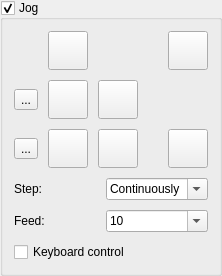
          <widget class="QGroupBox" name="grpJog">
           <property name="title">
            <string>Jog</string>
           </property>
           <property name="checkable">
            <bool>true</bool>
           </property>
           <property name="overrided" stdset="0">
            <bool>false</bool>
           </property>
           <layout class="QVBoxLayout" name="verticalLayout_11">
            <item>
             <widget class="QWidget" name="widgetJog" native="true">
              <layout class="QVBoxLayout" name="verticalLayout_9">
               <property name="spacing">
                <number>10</number>
               </property>
               <property name="leftMargin">
                <number>0</number>
               </property>
               <property name="topMargin">
                <number>0</number>
               </property>
               <property name="rightMargin">
                <number>0</number>
               </property>
               <property name="bottomMargin">
                <number>0</number>
               </property>
               <item>
                <layout class="QGridLayout" name="gridLayout_3">
                 <item row="0" column="3">
                  <layout class="QHBoxLayout" name="horizontalLayout_6">
                   <item>
                    <spacer name="horizontalSpacer">
                     <property name="orientation">
                      <enum>Qt::Horizontal</enum>
                     </property>
                     <property name="sizeHint" stdset="0">
                      <size>
                       <width>20</width>
                       <height>20</height>
                      </size>
                     </property>
                    </spacer>
                   </item>
                   <item>
                    <widget class="StyledToolButton" name="cmdZPlus">
                     <property name="sizePolicy">
                      <sizepolicy hsizetype="Fixed" vsizetype="Fixed">
                       <horstretch>0</horstretch>
                       <verstretch>0</verstretch>
                      </sizepolicy>
                     </property>
                     <property name="toolTip">
                      <string>Z+</string>
                     </property>
                     <property name="text">
                      <string/>
                     </property>
                     <property name="icon">
                      <iconset resource="images.qrc">
                       <normaloff>:/images/1401562699_icon-arrow-up-b.png</normaloff>:/images/1401562699_icon-arrow-up-b.png</iconset>
                     </property>
                     <property name="iconSize">
                      <size>
                       <width>32</width>
                       <height>32</height>
                      </size>
                     </property>
                     <property name="adjustSize" stdset="0">
                      <bool>true</bool>
                     </property>
                    </widget>
                   </item>
                  </layout>
                 </item>
                 <item row="2" column="0">
                  <widget class="StyledToolButton" name="cmdXMinus">
                   <property name="sizePolicy">
                    <sizepolicy hsizetype="Fixed" vsizetype="Fixed">
                     <horstretch>0</horstretch>
                     <verstretch>0</verstretch>
                    </sizepolicy>
                   </property>
                   <property name="toolTip">
                    <string>X-</string>
                   </property>
                   <property name="text">
                    <string>...</string>
                   </property>
                   <property name="icon">
                    <iconset resource="images.qrc">
                     <normaloff>:/images/1401561986_chevron-left.png</normaloff>:/images/1401561986_chevron-left.png</iconset>
                   </property>
                   <property name="iconSize">
                    <size>
                     <width>32</width>
                     <height>32</height>
                    </size>
                   </property>
                   <property name="adjustSize" stdset="0">
                    <bool>true</bool>
                   </property>
                  </widget>
                 </item>
                 <item row="2" column="1">
                  <widget class="StyledToolButton" name="cmdStop">
                   <property name="sizePolicy">
                    <sizepolicy hsizetype="Fixed" vsizetype="Fixed">
                     <horstretch>0</horstretch>
                     <verstretch>0</verstretch>
                    </sizepolicy>
                   </property>
                   <property name="toolTip">
                    <string>Stop</string>
                   </property>
                   <property name="text">
                    <string/>
                   </property>
                   <property name="icon">
                    <iconset resource="images.qrc">
                     <normaloff>:/images/brake.png</normaloff>:/images/brake.png</iconset>
                   </property>
                   <property name="iconSize">
                    <size>
                     <width>32</width>
                     <height>32</height>
                    </size>
                   </property>
                   <property name="adjustSize" stdset="0">
                    <bool>true</bool>
                   </property>
                  </widget>
                 </item>
                 <item row="0" column="1">
                  <widget class="StyledToolButton" name="cmdYPlus">
                   <property name="sizePolicy">
                    <sizepolicy hsizetype="Fixed" vsizetype="Fixed">
                     <horstretch>0</horstretch>
                     <verstretch>0</verstretch>
                    </sizepolicy>
                   </property>
                   <property name="toolTip">
                    <string>Y+</string>
                   </property>
                   <property name="text">
                    <string/>
                   </property>
                   <property name="icon">
                    <iconset resource="images.qrc">
                     <normaloff>:/images/1401562173_chevron-up.png</normaloff>:/images/1401562173_chevron-up.png</iconset>
                   </property>
                   <property name="iconSize">
                    <size>
                     <width>32</width>
                     <height>32</height>
                    </size>
                   </property>
                   <property name="adjustSize" stdset="0">
                    <bool>true</bool>
                   </property>
                  </widget>
                 </item>
                 <item row="3" column="3">
                  <layout class="QHBoxLayout" name="horizontalLayout_8">
                   <item>
                    <spacer name="horizontalSpacer_2">
                     <property name="orientation">
                      <enum>Qt::Horizontal</enum>
                     </property>
                     <property name="sizeHint" stdset="0">
                      <size>
                       <width>20</width>
                       <height>20</height>
                      </size>
                     </property>
                    </spacer>
                   </item>
                   <item>
                    <widget class="StyledToolButton" name="cmdZMinus">
                     <property name="sizePolicy">
                      <sizepolicy hsizetype="Fixed" vsizetype="Fixed">
                       <horstretch>0</horstretch>
                       <verstretch>0</verstretch>
                      </sizepolicy>
                     </property>
                     <property name="toolTip">
                      <string>Z-</string>
                     </property>
                     <property name="text">
                      <string/>
                     </property>
                     <property name="icon">
                      <iconset resource="images.qrc">
                       <normaloff>:/images/1401562699_icon-arrow-down-b.png</normaloff>:/images/1401562699_icon-arrow-down-b.png</iconset>
                     </property>
                     <property name="iconSize">
                      <size>
                       <width>32</width>
                       <height>32</height>
                      </size>
                     </property>
                     <property name="adjustSize" stdset="0">
                      <bool>true</bool>
                     </property>
                    </widget>
                   </item>
                  </layout>
                 </item>
                 <item row="2" column="2">
                  <widget class="StyledToolButton" name="cmdXPlus">
                   <property name="sizePolicy">
                    <sizepolicy hsizetype="Fixed" vsizetype="Fixed">
                     <horstretch>0</horstretch>
                     <verstretch>0</verstretch>
                    </sizepolicy>
                   </property>
                   <property name="toolTip">
                    <string>X+</string>
                   </property>
                   <property name="text">
                    <string/>
                   </property>
                   <property name="icon">
                    <iconset resource="images.qrc">
                     <normaloff>:/images/1401562173_chevron-right.png</normaloff>:/images/1401562173_chevron-right.png</iconset>
                   </property>
                   <property name="iconSize">
                    <size>
                     <width>32</width>
                     <height>32</height>
                    </size>
                   </property>
                   <property name="adjustSize" stdset="0">
                    <bool>true</bool>
                   </property>
                  </widget>
                 </item>
                 <item row="3" column="1">
                  <widget class="StyledToolButton" name="cmdYMinus">
                   <property name="sizePolicy">
                    <sizepolicy hsizetype="Fixed" vsizetype="Fixed">
                     <horstretch>0</horstretch>
                     <verstretch>0</verstretch>
                    </sizepolicy>
                   </property>
                   <property name="toolTip">
                    <string>Y-</string>
                   </property>
                   <property name="text">
                    <string/>
                   </property>
                   <property name="icon">
                    <iconset resource="images.qrc">
                     <normaloff>:/images/1401562173_chevron-down.png</normaloff>:/images/1401562173_chevron-down.png</iconset>
                   </property>
                   <property name="iconSize">
                    <size>
                     <width>32</width>
                     <height>32</height>
                    </size>
                   </property>
                   <property name="adjustSize" stdset="0">
                    <bool>true</bool>
                   </property>
                  </widget>
                 </item>
                 <item row="2" column="3">
                  <layout class="QHBoxLayout" name="horizontalLayout_12"/>
                 </item>
                 <item row="3" column="0">
                  <widget class="StyledToolButton" name="cmdAMinus">
                   <property name="sizePolicy">
                    <sizepolicy hsizetype="Fixed" vsizetype="Fixed">
                     <horstretch>0</horstretch>
                     <verstretch>0</verstretch>
                    </sizepolicy>
                   </property>
                   <property name="toolTip">
                    <string>A-</string>
                   </property>
                   <property name="text">
                    <string>...</string>
                   </property>
                   <property name="icon">
                    <iconset resource="images.qrc">
                     <normaloff>:/images/RotateMinus.png</normaloff>:/images/RotateMinus.png</iconset>
                   </property>
                   <property name="iconSize">
                    <size>
                     <width>32</width>
                     <height>32</height>
                    </size>
                   </property>
                   <property name="adjustSize" stdset="0">
                    <bool>true</bool>
                   </property>
                  </widget>
                 </item>
                 <item row="3" column="2">
                  <widget class="StyledToolButton" name="cmdAPlus">
                   <property name="sizePolicy">
                    <sizepolicy hsizetype="Fixed" vsizetype="Fixed">
                     <horstretch>0</horstretch>
                     <verstretch>0</verstretch>
                    </sizepolicy>
                   </property>
                   <property name="toolTip">
                    <string>A+</string>
                   </property>
                   <property name="text">
                    <string/>
                   </property>
                   <property name="icon">
                    <iconset resource="images.qrc">
                     <normaloff>:/images/RotatePlus.png</normaloff>:/images/RotatePlus.png</iconset>
                   </property>
                   <property name="iconSize">
                    <size>
                     <width>32</width>
                     <height>32</height>
                    </size>
                   </property>
                   <property name="adjustSize" stdset="0">
                    <bool>true</bool>
                   </property>
                  </widget>
                 </item>
                </layout>
               </item>
               <item>
                <layout class="QGridLayout" name="gridLayout_8">
                 <item row="0" column="1">
                  <widget class="ComboBoxKey" name="cboJogStep">
                   <property name="editable">
                    <bool>true</bool>
                   </property>
                   <property name="insertPolicy">
                    <enum>QComboBox::NoInsert</enum>
                   </property>
                   <item>
                    <property name="text">
                     <string>Continuously</string>
                    </property>
                   </item>
                   <item>
                    <property name="text">
                     <string>0.01</string>
                    </property>
                   </item>
                   <item>
                    <property name="text">
                     <string>0.1</string>
                    </property>
                   </item>
                   <item>
                    <property name="text">
                     <string>1</string>
                    </property>
                   </item>
                   <item>
                    <property name="text">
                     <string>5</string>
                    </property>
                   </item>
                   <item>
                    <property name="text">
                     <string>10</string>
                    </property>
                   </item>
                   <item>
                    <property name="text">
                     <string>100</string>
                    </property>
                   </item>
                  </widget>
                 </item>
                 <item row="0" column="0">
                  <widget class="QLabel" name="label_20">
                   <property name="text">
                    <string>Step:</string>
                   </property>
                  </widget>
                 </item>
                 <item row="1" column="0">
                  <widget class="QLabel" name="label_22">
                   <property name="text">
                    <string>Feed:</string>
                   </property>
                  </widget>
                 </item>
                 <item row="1" column="1">
                  <widget class="ComboBoxKey" name="cboJogFeed">
                   <property name="editable">
                    <bool>true</bool>
                   </property>
                   <property name="insertPolicy">
                    <enum>QComboBox::NoInsert</enum>
                   </property>
                   <item>
                    <property name="text">
                     <string>10</string>
                    </property>
                   </item>
                   <item>
                    <property name="text">
                     <string>50</string>
                    </property>
                   </item>
                   <item>
                    <property name="text">
                     <string>100</string>
                    </property>
                   </item>
                   <item>
                    <property name="text">
                     <string>500</string>
                    </property>
                   </item>
                   <item>
                    <property name="text">
                     <string>1000</string>
                    </property>
                   </item>
                   <item>
                    <property name="text">
                     <string>2000</string>
                    </property>
                   </item>
                  </widget>
                 </item>
                </layout>
               </item>
               <item>
                <widget class="QCheckBox" name="chkKeyboardControl">
                 <property name="text">
                  <string>Keyboard control</string>
                 </property>
                </widget>
               </item>
              </layout>
             </widget>
            </item>
           </layout>
          </widget>
